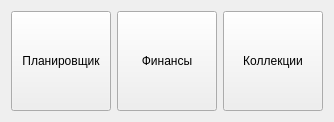
<?xml version="1.0" encoding="UTF-8"?>
<ui version="4.0">
 <class>StartWidget</class>
 <widget class="QWidget" name="StartWidget">
  <property name="geometry">
   <rect>
    <x>0</x>
    <y>0</y>
    <width>330</width>
    <height>118</height>
   </rect>
  </property>
  <property name="windowTitle">
   <string>Form</string>
  </property>
  <layout class="QHBoxLayout" name="horizontalLayout">
   <item>
    <widget class="QPushButton" name="plannerButton">
     <property name="minimumSize">
      <size>
       <width>100</width>
       <height>100</height>
      </size>
     </property>
     <property name="text">
      <string>Планировщик</string>
     </property>
    </widget>
   </item>
   <item>
    <widget class="QPushButton" name="kakeboButton">
     <property name="minimumSize">
      <size>
       <width>100</width>
       <height>100</height>
      </size>
     </property>
     <property name="text">
      <string>Финансы</string>
     </property>
    </widget>
   </item>
   <item>
    <widget class="QPushButton" name="collectionButton">
     <property name="minimumSize">
      <size>
       <width>100</width>
       <height>100</height>
      </size>
     </property>
     <property name="text">
      <string>Коллекции</string>
     </property>
    </widget>
   </item>
  </layout>
 </widget>
 <resources/>
 <connections/>
</ui>
